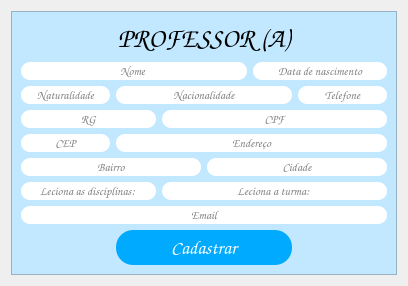
                <widget class="QWidget" name="tab_professor">
                 <attribute name="title">
                  <string>Cadastrar Professor(a)</string>
                 </attribute>
                 <layout class="QVBoxLayout" name="verticalLayout_11">
                  <item>
                   <widget class="QFrame" name="frame_5">
                    <property name="styleSheet">
                     <string notr="true">background-color: rgb(194, 232, 255);</string>
                    </property>
                    <property name="frameShape">
                     <enum>QFrame::StyledPanel</enum>
                    </property>
                    <property name="frameShadow">
                     <enum>QFrame::Raised</enum>
                    </property>
                    <layout class="QGridLayout" name="gridLayout_2">
                     <item row="0" column="1" colspan="4">
                      <widget class="QLabel" name="label_7">
                       <property name="font">
                        <font>
                         <family>Comic Sans MS</family>
                         <pointsize>20</pointsize>
                        </font>
                       </property>
                       <property name="styleSheet">
                        <string notr="true">color: rgb(0, 0, 0);</string>
                       </property>
                       <property name="text">
                        <string>&lt;html&gt;&lt;head/&gt;&lt;body&gt;&lt;p align=&quot;center&quot;&gt;PROFESSOR (A)&lt;/p&gt;&lt;/body&gt;&lt;/html&gt;</string>
                       </property>
                       <property name="alignment">
                        <set>Qt::AlignCenter</set>
                       </property>
                      </widget>
                     </item>
                     <item row="1" column="0" colspan="4">
                      <widget class="QLineEdit" name="txt_nome_prof">
                       <property name="font">
                        <font>
                         <family>Comic Sans MS</family>
                        </font>
                       </property>
                       <property name="styleSheet">
                        <string notr="true">background-color: rgb(255, 255, 255);
border-radius:9px</string>
                       </property>
                       <property name="alignment">
                        <set>Qt::AlignCenter</set>
                       </property>
                       <property name="placeholderText">
                        <string>Nome </string>
                       </property>
                      </widget>
                     </item>
                     <item row="1" column="4" colspan="2">
                      <widget class="QLineEdit" name="txt_nascimento_prof">
                       <property name="font">
                        <font>
                         <family>Comic Sans MS</family>
                        </font>
                       </property>
                       <property name="styleSheet">
                        <string notr="true">background-color: rgb(255, 255, 255);
border-radius:9px</string>
                       </property>
                       <property name="alignment">
                        <set>Qt::AlignCenter</set>
                       </property>
                       <property name="placeholderText">
                        <string>Data de nascimento</string>
                       </property>
                      </widget>
                     </item>
                     <item row="2" column="0">
                      <widget class="QLineEdit" name="txt_naturalidade_prof">
                       <property name="font">
                        <font>
                         <family>Comic Sans MS</family>
                        </font>
                       </property>
                       <property name="styleSheet">
                        <string notr="true">background-color: rgb(255, 255, 255);
border-radius:9px</string>
                       </property>
                       <property name="alignment">
                        <set>Qt::AlignCenter</set>
                       </property>
                       <property name="placeholderText">
                        <string>Naturalidade</string>
                       </property>
                      </widget>
                     </item>
                     <item row="2" column="1" colspan="4">
                      <widget class="QLineEdit" name="txt_nacionalidade_prof">
                       <property name="font">
                        <font>
                         <family>Comic Sans MS</family>
                        </font>
                       </property>
                       <property name="styleSheet">
                        <string notr="true">background-color: rgb(255, 255, 255);
border-radius:9px</string>
                       </property>
                       <property name="alignment">
                        <set>Qt::AlignCenter</set>
                       </property>
                       <property name="placeholderText">
                        <string>Nacionalidade</string>
                       </property>
                      </widget>
                     </item>
                     <item row="2" column="5">
                      <widget class="QLineEdit" name="txt_telefone_prof">
                       <property name="font">
                        <font>
                         <family>Comic Sans MS</family>
                        </font>
                       </property>
                       <property name="styleSheet">
                        <string notr="true">background-color: rgb(255, 255, 255);
border-radius:9px</string>
                       </property>
                       <property name="alignment">
                        <set>Qt::AlignCenter</set>
                       </property>
                       <property name="placeholderText">
                        <string>Telefone</string>
                       </property>
                      </widget>
                     </item>
                     <item row="3" column="0" colspan="2">
                      <widget class="QLineEdit" name="txt_rg_prof">
                       <property name="font">
                        <font>
                         <family>Comic Sans MS</family>
                        </font>
                       </property>
                       <property name="styleSheet">
                        <string notr="true">background-color: rgb(255, 255, 255);
border-radius:9px</string>
                       </property>
                       <property name="alignment">
                        <set>Qt::AlignCenter</set>
                       </property>
                       <property name="placeholderText">
                        <string>RG</string>
                       </property>
                      </widget>
                     </item>
                     <item row="3" column="2" colspan="4">
                      <widget class="QLineEdit" name="txt_cpf_prof_2">
                       <property name="font">
                        <font>
                         <family>Comic Sans MS</family>
                        </font>
                       </property>
                       <property name="styleSheet">
                        <string notr="true">background-color: rgb(255, 255, 255);
border-radius:9px</string>
                       </property>
                       <property name="alignment">
                        <set>Qt::AlignCenter</set>
                       </property>
                       <property name="placeholderText">
                        <string>CPF</string>
                       </property>
                      </widget>
                     </item>
                     <item row="4" column="0">
                      <widget class="QLineEdit" name="txt_cep_prof">
                       <property name="font">
                        <font>
                         <family>Comic Sans MS</family>
                        </font>
                       </property>
                       <property name="styleSheet">
                        <string notr="true">background-color: rgb(255, 255, 255);
border-radius:9px</string>
                       </property>
                       <property name="alignment">
                        <set>Qt::AlignCenter</set>
                       </property>
                       <property name="placeholderText">
                        <string>CEP</string>
                       </property>
                      </widget>
                     </item>
                     <item row="4" column="1" colspan="5">
                      <widget class="QLineEdit" name="txt_endereco_prof">
                       <property name="font">
                        <font>
                         <family>Comic Sans MS</family>
                        </font>
                       </property>
                       <property name="styleSheet">
                        <string notr="true">background-color: rgb(255, 255, 255);
border-radius:9px</string>
                       </property>
                       <property name="alignment">
                        <set>Qt::AlignCenter</set>
                       </property>
                       <property name="placeholderText">
                        <string>Endereço</string>
                       </property>
                      </widget>
                     </item>
                     <item row="5" column="0" colspan="3">
                      <widget class="QLineEdit" name="txt_bairro_prof">
                       <property name="font">
                        <font>
                         <family>Comic Sans MS</family>
                        </font>
                       </property>
                       <property name="styleSheet">
                        <string notr="true">background-color: rgb(255, 255, 255);
border-radius:9px</string>
                       </property>
                       <property name="alignment">
                        <set>Qt::AlignCenter</set>
                       </property>
                       <property name="placeholderText">
                        <string>Bairro</string>
                       </property>
                      </widget>
                     </item>
                     <item row="5" column="3" colspan="3">
                      <widget class="QLineEdit" name="txt_cidade_prof">
                       <property name="font">
                        <font>
                         <family>Comic Sans MS</family>
                        </font>
                       </property>
                       <property name="styleSheet">
                        <string notr="true">background-color: rgb(255, 255, 255);
border-radius:9px</string>
                       </property>
                       <property name="alignment">
                        <set>Qt::AlignCenter</set>
                       </property>
                       <property name="placeholderText">
                        <string>Cidade</string>
                       </property>
                      </widget>
                     </item>
                     <item row="6" column="0" colspan="2">
                      <widget class="QLineEdit" name="txt_disciplinas_prof">
                       <property name="font">
                        <font>
                         <family>Comic Sans MS</family>
                        </font>
                       </property>
                       <property name="styleSheet">
                        <string notr="true">background-color: rgb(255, 255, 255);
border-radius:9px</string>
                       </property>
                       <property name="alignment">
                        <set>Qt::AlignCenter</set>
                       </property>
                       <property name="placeholderText">
                        <string>Leciona as disciplinas: </string>
                       </property>
                      </widget>
                     </item>
                     <item row="6" column="2" colspan="4">
                      <widget class="QLineEdit" name="txt_turma_prof">
                       <property name="font">
                        <font>
                         <family>Comic Sans MS</family>
                        </font>
                       </property>
                       <property name="styleSheet">
                        <string notr="true">background-color: rgb(255, 255, 255);
border-radius:9px</string>
                       </property>
                       <property name="alignment">
                        <set>Qt::AlignCenter</set>
                       </property>
                       <property name="placeholderText">
                        <string>Leciona a turma: </string>
                       </property>
                      </widget>
                     </item>
                     <item row="7" column="0" colspan="6">
                      <widget class="QLineEdit" name="txt_email_prof">
                       <property name="font">
                        <font>
                         <family>Comic Sans MS</family>
                        </font>
                       </property>
                       <property name="styleSheet">
                        <string notr="true">background-color: rgb(255, 255, 255);
border-radius:9px</string>
                       </property>
                       <property name="alignment">
                        <set>Qt::AlignCenter</set>
                       </property>
                       <property name="placeholderText">
                        <string>Email</string>
                       </property>
                      </widget>
                     </item>
                     <item row="8" column="1" colspan="4">
                      <widget class="QPushButton" name="btn_cadastrar_professor_3">
                       <property name="minimumSize">
                        <size>
                         <width>0</width>
                         <height>35</height>
                        </size>
                       </property>
                       <property name="font">
                        <font>
                         <family>Comic Sans MS</family>
                         <pointsize>14</pointsize>
                        </font>
                       </property>
                       <property name="styleSheet">
                        <string notr="true">QPushButton {
    color: rgb(255, 255, 255);
	background-color: rgb(0, 170, 255);
    border-radius:17px
}

QPushButton:hover{
    color: rgb(255,255,255);
	background-color: rgb(0, 0, 255);
    border-radius:17px
}</string>
                       </property>
                       <property name="text">
                        <string>Cadastrar</string>
                       </property>
                      </widget>
                     </item>
                    </layout>
                   </widget>
                  </item>
                 </layout>
                </widget>
